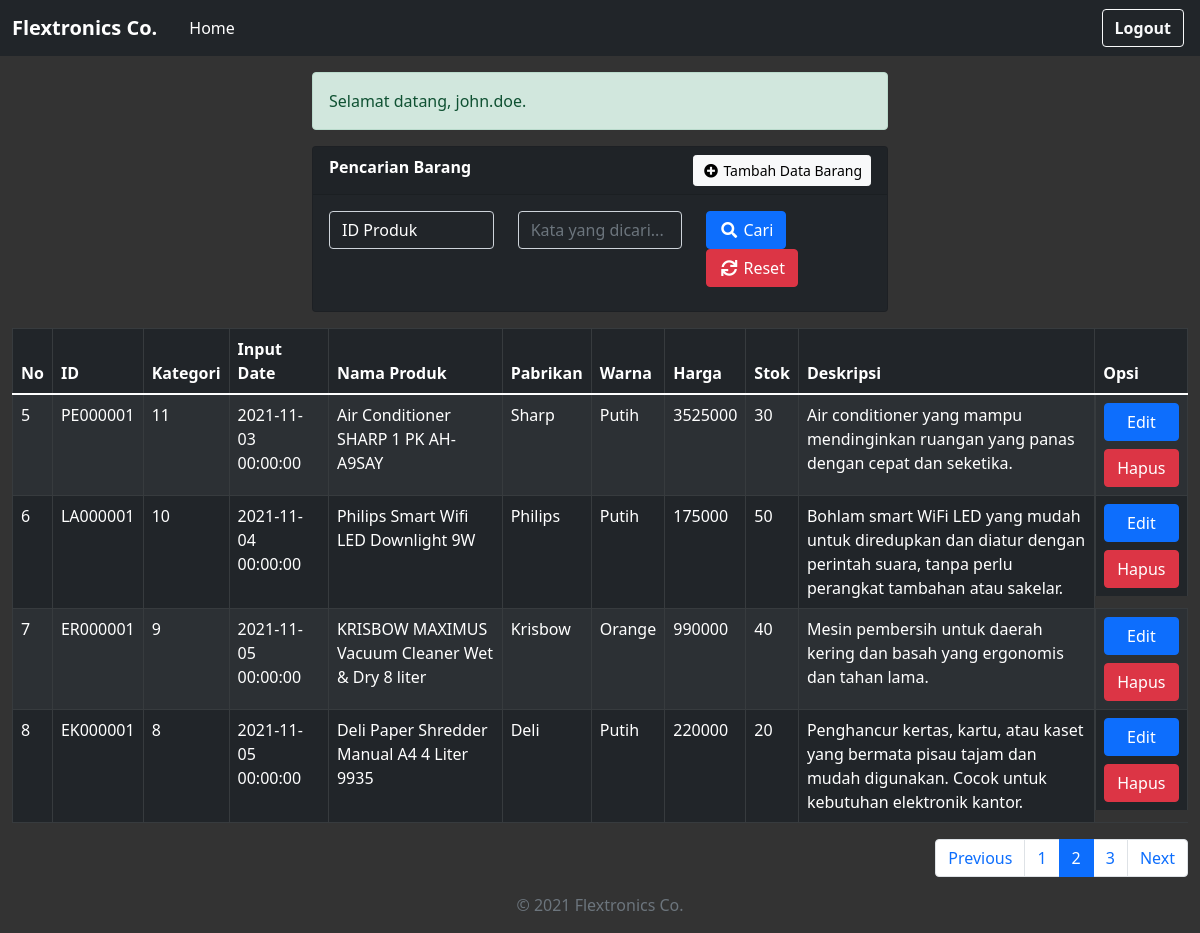
/view.php?page=2 (signed in), run on the app's committed database.
### tables this page shows
CREATE TABLE `_products` (
  `idx` int(11) NOT NULL,
  `id` varchar(8) NOT NULL,
  `kategori` int(11) NOT NULL,
  `tgl_input` datetime NOT NULL,
  `nama` varchar(255) NOT NULL,
  `manufaktur` varchar(200) NOT NULL,
  `warna` varchar(100) NOT NULL,
  `deskripsi` varchar(255) DEFAULT NULL
);

CREATE TABLE `_prices` (
  `product_id` varchar(8) NOT NULL,
  `price` int(11) NOT NULL
);

CREATE TABLE `_stock` (
  `product_id` varchar(8) NOT NULL,
  `amount` int(8) NOT NULL
);

### view.php (the view, shortened to what this page needs)
<!DOCTYPE html>
<html lang="en">
<head>
    <link href="assets/css/bootstrap.min.css" rel="stylesheet">
    <link rel="stylesheet" href="https://use.fontawesome.com/releases/v5.6.3/css/all.css">
    <link href="assets/css/style.css" rel="stylesheet">
</head>
<body>
    <nav class="navbar navbar-expand-lg navbar-dark bg-dark text-light">
        <div class="container-fluid justify-content-start">
            <div class="navbar-brand">
                <strong>Flextronics Co.</strong>
            </div>
            <ul class="nav">
                <li class="nav-item">
                    <a href="index.php" class="nav-link text-white">Home</a>
                </li>
            </ul>
        </div>
        <a href="logout.php" class="btn btn-outline-light fw-bold me-3" onclick="return confirm('Apa Anda yakin ingin keluar aplikasi?');">Logout</a>
    </nav>
    <div class="container-fluid pt-3">
        <div class="row justify-content-center">
            <div class="col-md-6">
                <div class="alert alert-success" role="alert">
                    <?php
                    if (isset($_SESSION['username'])) {
                        echo 'Selamat datang, ' . $_SESSION['username'] . '.';
                    }
                    ?>
                </div>
                <div class="card text-white bg-dark mb-3">
                    <div class="card-header">
                        <b>Pencarian Barang</b>
                        <a href="insert.php" class="float-end btn btn-light btn-sm"><i class="fa fa-fw fa-plus-circle"></i> Tambah Data Barang</a>
                    </div>
                    <div class="card-body">
                        <form class="form-inline">
                            <div class="row">
                                <div class="col-sm-4">
                                    <div class="mb-2">
                                        <select class="form-control text-white bg-dark" id="kolom" name="kolom" required="">
                                            <?php
                                            $kolom = (isset($_GET['kolom'])) ? $_GET['kolom'] : "";
                                            ?>
                                            <option value="id" <?php if ($kolom == "id") echo "selected"; ?>>ID Produk</option>
                                        </select>
                                    </div>
                                </div>
                                <div class="col-sm-4">
                                    <div class="mb-2">
                                        <input type="text" class="form-control text-white bg-dark" id="keyword" name="keyword" placeholder="Kata yang dicari..." required="" value="<?php if (isset($_GET['keyword'])) echo $_GET['keyword']; ?>">
                                    </div>
                                </div>
                                <div class="col-sm-4">
                                    <div class="mb-2">
                                        <button type="submit" class="btn btn-primary"><i class="fa fa-fw fa-search"></i> Cari</button>
                                        <a href="view.php" class="btn btn-danger"><i class="fa fa-fw fa-sync"></i> Reset</a>
                                    </div>
                                </div>
                            </div>
                        </form>
                    </div>
                </div>
            </div>
        </div>
        <?php
        include 'connect.php';
        $page = (isset($_GET['page'])) ? (int) $_GET['page'] : 1;
        $kolomCari = (isset($_GET['kolom'])) ? $_GET['kolom'] : "";
        $kolomKeyword = (isset($_GET['keyword'])) ? $_GET['keyword'] : "";
        $limit = 4;
        $limitStart = ($page - 1) * $limit;
        if ($kolomCari == "" && $kolomKeyword == "") {
            $data = mysqli_query($conn, "SELECT idx, id, kategori, tgl_input, nama, manufaktur, warna, price, amount, deskripsi FROM _products pro
                    INNER JOIN _prices pri ON pro.id = pri.product_id
                    INNER JOIN _stock sto ON pro.id = sto.product_id
                    ORDER BY pro.idx DESC LIMIT " . $limitStart . "," . $limit);
        }
        ?>
        <table class="table table-dark table-striped table-bordered table-hover">
            <thead>
                <tr>
                    <th>No</th>
                    <th>ID</th>
                    <th>Kategori</th>
                    <th>Input Date</th>
                    <th>Nama Produk</th>
                    <th>Pabrikan</th>
                    <th>Warna</th>
                    <th>Harga</th>
                    <th>Stok</th>
                    <th>Deskripsi</th>
                    <th>Opsi</th>
                </tr>
            </thead>
            <tbody>
                <?php
                $num = $limitStart + 1;
                while ($row = mysqli_fetch_array($data)) {
                ?>
                    <tr>
                        <td><?php echo $num++; ?></td>
                        <td><?php echo $row['id']; ?></td>
                        <td><?php echo $row['kategori']; ?></td>
                        <td><?php echo $row['tgl_input']; ?></td>
                        <td><?php echo $row['nama']; ?></td>
                        <td><?php echo $row['manufaktur']; ?></td>
                        <td><?php echo $row['warna']; ?></td>
                        <td><?php echo $row['price']; ?></td>
                        <td><?php echo $row['amount']; ?></td>
                        <td class="text-break"><?php echo $row['deskripsi']; ?></td>
                        <td class="d-grid gap-2">
                            <a href="edit.php?id=<?php echo $row['id']; ?>" class="btn btn-primary">Edit</a>
                            <a href="delete.php?id=<?php echo $row['id']; ?>" class="btn btn-danger" onclick="return confirm('Apa Anda yakin ingin menghapus data ini?');">Hapus</a>
                        </td>
                    </tr>
                <?php
                }
                ?>
            </tbody>
        </table>
        <div>
            <ul class="pagination justify-content-end">
                <?php
                if ($page == 1) {
                ?>
                    <li class="page-item disabled"><a class="page-link" href="#">Previous</a></li>
                    <?php
                } else {
                    $LinkPrev = ($page > 1) ? $page - 1 : 1;
                    if ($kolomCari == "" && $kolomKeyword == "") {
                    ?>
                        <li class="page-item"><a class="page-link" href="view.php?page=<?php echo $LinkPrev; ?>">Previous</a></li>
                    <?php
                    } else {
                    ?>
                        <li class="page-item"><a class="page-link" href="view.php?kolom=<?php echo $kolomCari; ?>&keyword=<?php echo $kolomKeyword; ?>&page=<?php echo $LinkPrev; ?>">Previous</a></li>
                <?php
                    }
                }
                ?>
                <?php
                if ($kolomCari == "" && $kolomKeyword == "") {
                    $data = mysqli_query($conn, "SELECT idx, id, kategori, tgl_input, nama, manufaktur, warna, price, amount, deskripsi FROM _products pro
                    INNER JOIN _prices pri ON pro.id = pri.product_id
                    INNER JOIN _stock sto ON pro.id = sto.product_id
                    ORDER BY pro.idx DESC");
                } else {
                    $data = mysqli_query($conn, "SELECT idx, id, kategori, tgl_input, nama, manufaktur, warna, price, amount, deskripsi FROM _products pro
                    INNER JOIN _prices pri ON pro.id = pri.product_id
                    INNER JOIN _stock sto ON pro.id = sto.product_id
                    WHERE $kolomCari LIKE '%$kolomKeyword%'
                    ORDER BY pro.idx DESC");
                }
                $jumlahData = mysqli_num_rows($data);
                $jumlahPage = ceil($jumlahData / $limit);
                $jumlahNum = 1;
                $startNum = ($page > $jumlahNum) ? $page - $jumlahNum : 1;
                $endNum = ($page < ($jumlahPage - $jumlahNum)) ? $page + $jumlahNum : $jumlahPage;
                for ($i = $startNum; $i <= $endNum; $i++) {
                    $LinkActive = ($page == $i) ? 'active' : '';
                    if ($kolomCari == "" && $kolomKeyword == "") {
                ?>
                        <li class="page-item <?php echo $LinkActive; ?>"><a class="page-link" href="view.php?page=<?php echo $i; ?>"><?php echo $i; ?></a></li>
                    <?php
                    } else {
                    ?>
                        <li class="page-item <?php echo $LinkActive; ?>"><a class="page-link" href="view.php?kolom=<?php echo $kolomCari; ?>&keyword=<?php echo $kolomKeyword; ?>&page=<?php echo $i; ?>"><?php echo $i; ?></a></li>
                <?php
                    }
                }
                ?>
                <?php
                if ($page == $jumlahPage) {
                ?>
                    <li class="page-item disabled"><a class="page-link" href="#">Next</a></li>
                    <?php
                } else {
                    $LinkNext = ($page < $jumlahPage) ? $page + 1 : $jumlahPage;
                    if ($kolomCari == "" && $kolomKeyword == "") {
                    ?>
                        <li class="page-item"><a class="page-link" href="view.php?page=<?php echo $LinkNext; ?>">Next</a></li>
                    <?php
                    } else {
                    ?>
                        <li class="page-item"><a class="page-link" href="view.php?kolom=<?php echo $kolomCari; ?>&keyword=<?php echo $kolomKeyword; ?>&page=<?php echo $LinkNext; ?>">Next</a></li>
                <?php
                    }
                }
                ?>
            </ul>
        </div>
    </div>
    <footer>
        <p class="text-center text-muted">&copy; 2021 Flextronics Co.</p>
    </footer>
</body>
</html>

### assets/css/style.css (style rules this page uses)
body { background-color: #333333; color: white; }

### data on the page
_products: id "PE000001", kategori "11", tgl_input "2021-11-03 00:00:00", nama "Air Conditioner SHARP 1 PK AH-A9SAY", manufaktur "Sharp", warna "Putih", _prices.price "3525000", _stock.amount "30", deskripsi "Air conditioner yang mampu mendinginkan ruangan yang panas dengan cepat dan seketika."
_products: id "LA000001", kategori "10", tgl_input "2021-11-04 00:00:00", nama "Philips Smart Wifi LED Downlight 9W", manufaktur "Philips", warna "Putih", _prices.price "175000", _stock.amount "50", deskripsi "Bohlam smart WiFi LED yang mudah untuk diredupkan dan diatur dengan perintah suara, tanpa perlu perangkat tambahan atau sakelar."
_products: id "ER000001", kategori "9", tgl_input "2021-11-05 00:00:00", nama "KRISBOW MAXIMUS Vacuum Cleaner Wet & Dry 8 liter", manufaktur "Krisbow", warna "Orange", _prices.price "990000", _stock.amount "40", deskripsi "Mesin pembersih untuk daerah kering dan basah yang ergonomis dan tahan lama."
_products: id "EK000001", kategori "8", tgl_input "2021-11-05 00:00:00", nama "Deli Paper Shredder Manual A4 4 Liter 9935", manufaktur "Deli", warna "Putih", _prices.price "220000", _stock.amount "20", deskripsi "Penghancur kertas, kartu, atau kaset yang bermata pisau tajam dan mudah digunakan. Cocok untuk kebutuhan elektronik kantor."

### other printed values
$_SESSION['username'] "john.doe"
